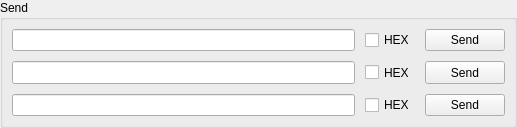
<?xml version="1.0" encoding="UTF-8"?>
<ui version="4.0">
 <class>SendPannel</class>
 <widget class="QWidget" name="SendPannel">
  <property name="geometry">
   <rect>
    <x>0</x>
    <y>0</y>
    <width>517</width>
    <height>128</height>
   </rect>
  </property>
  <property name="windowTitle">
   <string>Form</string>
  </property>
  <layout class="QVBoxLayout" name="verticalLayout">
   <property name="spacing">
    <number>0</number>
   </property>
   <property name="leftMargin">
    <number>0</number>
   </property>
   <property name="topMargin">
    <number>0</number>
   </property>
   <property name="rightMargin">
    <number>0</number>
   </property>
   <property name="bottomMargin">
    <number>0</number>
   </property>
   <item>
    <widget class="QGroupBox" name="groupBox_2">
     <property name="minimumSize">
      <size>
       <width>0</width>
       <height>0</height>
      </size>
     </property>
     <property name="maximumSize">
      <size>
       <width>16777215</width>
       <height>16777215</height>
      </size>
     </property>
     <property name="title">
      <string>Send</string>
     </property>
     <layout class="QGridLayout" name="gridLayout" rowstretch="0,0,0" columnstretch="0,0,0">
      <property name="spacing">
       <number>10</number>
      </property>
      <item row="0" column="0">
       <widget class="QLineEdit" name="lineEdit">
        <property name="sizePolicy">
         <sizepolicy hsizetype="Expanding" vsizetype="Preferred">
          <horstretch>0</horstretch>
          <verstretch>0</verstretch>
         </sizepolicy>
        </property>
       </widget>
      </item>
      <item row="0" column="1">
       <widget class="QCheckBox" name="checkBox">
        <property name="sizePolicy">
         <sizepolicy hsizetype="Preferred" vsizetype="Preferred">
          <horstretch>0</horstretch>
          <verstretch>0</verstretch>
         </sizepolicy>
        </property>
        <property name="text">
         <string>HEX</string>
        </property>
       </widget>
      </item>
      <item row="0" column="2">
       <widget class="QPushButton" name="pushButton">
        <property name="sizePolicy">
         <sizepolicy hsizetype="Preferred" vsizetype="Preferred">
          <horstretch>0</horstretch>
          <verstretch>0</verstretch>
         </sizepolicy>
        </property>
        <property name="text">
         <string>Send</string>
        </property>
        <property name="autoDefault">
         <bool>false</bool>
        </property>
        <property name="default">
         <bool>false</bool>
        </property>
        <property name="flat">
         <bool>false</bool>
        </property>
       </widget>
      </item>
      <item row="1" column="0">
       <widget class="QLineEdit" name="lineEdit_2">
        <property name="sizePolicy">
         <sizepolicy hsizetype="Expanding" vsizetype="Preferred">
          <horstretch>0</horstretch>
          <verstretch>0</verstretch>
         </sizepolicy>
        </property>
       </widget>
      </item>
      <item row="1" column="1">
       <widget class="QCheckBox" name="checkBox_2">
        <property name="sizePolicy">
         <sizepolicy hsizetype="Preferred" vsizetype="Preferred">
          <horstretch>0</horstretch>
          <verstretch>0</verstretch>
         </sizepolicy>
        </property>
        <property name="text">
         <string>HEX</string>
        </property>
       </widget>
      </item>
      <item row="1" column="2">
       <widget class="QPushButton" name="pushButton_2">
        <property name="sizePolicy">
         <sizepolicy hsizetype="Preferred" vsizetype="Preferred">
          <horstretch>0</horstretch>
          <verstretch>0</verstretch>
         </sizepolicy>
        </property>
        <property name="text">
         <string>Send</string>
        </property>
        <property name="autoDefault">
         <bool>false</bool>
        </property>
        <property name="default">
         <bool>false</bool>
        </property>
        <property name="flat">
         <bool>false</bool>
        </property>
       </widget>
      </item>
      <item row="2" column="0">
       <widget class="QLineEdit" name="lineEdit_3">
        <property name="sizePolicy">
         <sizepolicy hsizetype="Expanding" vsizetype="Preferred">
          <horstretch>0</horstretch>
          <verstretch>0</verstretch>
         </sizepolicy>
        </property>
       </widget>
      </item>
      <item row="2" column="1">
       <widget class="QCheckBox" name="checkBox_3">
        <property name="sizePolicy">
         <sizepolicy hsizetype="Preferred" vsizetype="Preferred">
          <horstretch>0</horstretch>
          <verstretch>0</verstretch>
         </sizepolicy>
        </property>
        <property name="text">
         <string>HEX</string>
        </property>
       </widget>
      </item>
      <item row="2" column="2">
       <widget class="QPushButton" name="pushButton_3">
        <property name="sizePolicy">
         <sizepolicy hsizetype="Preferred" vsizetype="Preferred">
          <horstretch>0</horstretch>
          <verstretch>0</verstretch>
         </sizepolicy>
        </property>
        <property name="text">
         <string>Send</string>
        </property>
        <property name="autoDefault">
         <bool>false</bool>
        </property>
        <property name="default">
         <bool>false</bool>
        </property>
        <property name="flat">
         <bool>false</bool>
        </property>
       </widget>
      </item>
     </layout>
    </widget>
   </item>
  </layout>
 </widget>
 <resources/>
 <connections/>
</ui>
